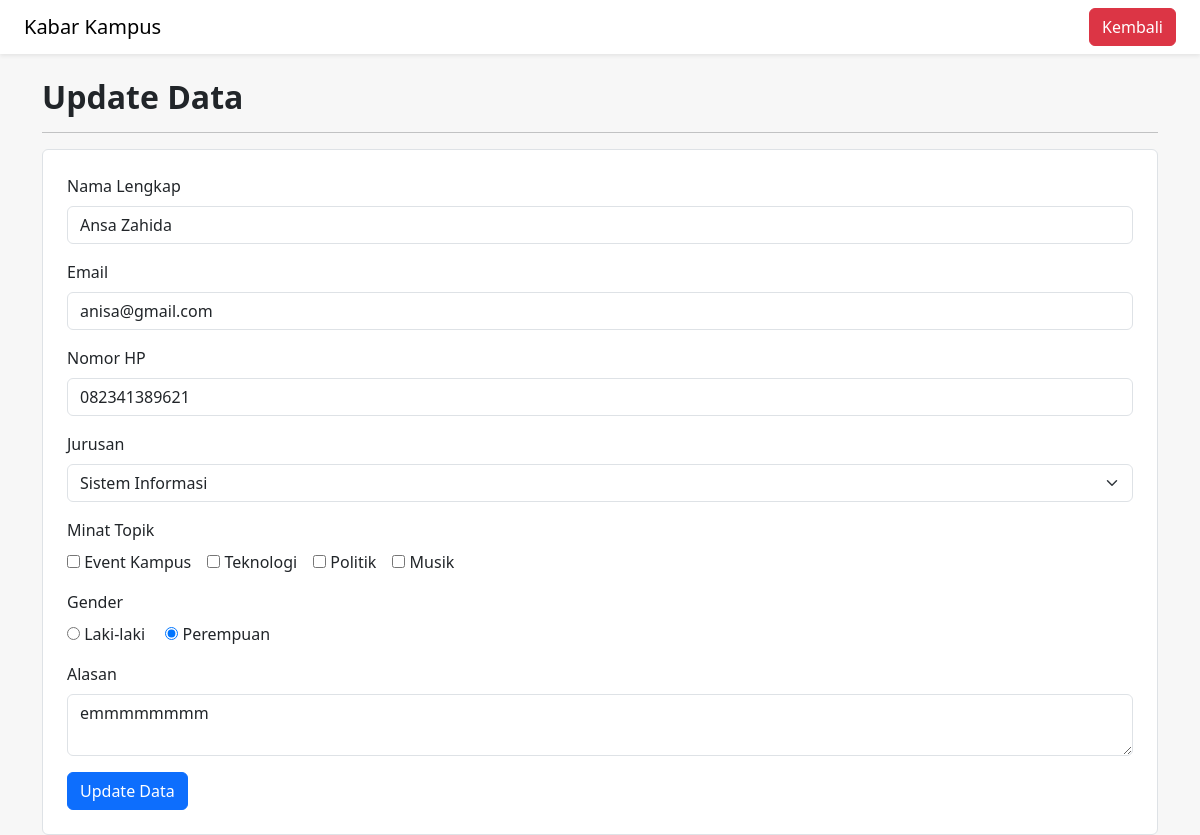
The page /edit.php?id=1 on the database its author committed.
### tables this page shows
CREATE TABLE `pendaftar` (
  `id` int(11) NOT NULL,
  `nama` varchar(100) NOT NULL,
  `email` varchar(100) NOT NULL,
  `no_hp` varchar(100) NOT NULL,
  `password` varchar(255) NOT NULL,
  `jurusan` varchar(100) NOT NULL,
  `minat_topik` varchar(255) NOT NULL,
  `gender` varchar(100) NOT NULL,
  `alasan` text NOT NULL,
  `created_at` datetime DEFAULT current_timestamp()
);

### edit.php (the view, shortened to what this page needs)
<?php
require 'koneksi.php';
$id = $_GET['id'];
$data = mysqli_query($koneksi, "SELECT * FROM pendaftar WHERE id = $id");
$row = mysqli_fetch_assoc($data);
$minat_selected = explode(", ", $row['minat_topik']);
?>
<!DOCTYPE html>
<html lang="id">
<head>
    <link href="https://cdn.jsdelivr.net/npm/bootstrap@5.3.0/dist/css/bootstrap.min.css" rel="stylesheet">
</head>
<body style="background:#f7f7f7;">
<nav class="navbar navbar-light bg-white shadow-sm px-4 mb-4">
    <span class="navbar-brand mb-0 h4">Kabar Kampus</span>
    <a href="index.php" class="btn btn-danger">Kembali</a>
</nav>
<div class="container mt-3">
    <h2 class="fw-bold">Update Data</h2>
    <hr>
    <form action="dit_proses.php" method="POST" class="bg-white p-4 border rounded">
        <label class="form-label">Nama Lengkap</label>
        <input type="text" name="nama" class="form-control mb-3" value="<?= $row['nama']; ?>" required>
        <label class="form-label">Email</label>
        <input type="email" name="email" class="form-control mb-3" value="<?= $row['email']; ?>" required>
        <label class="form-label">Nomor HP</label>
        <input type="text" name="no_hp" class="form-control mb-3" value="<?= $row['no_hp']; ?>" required>
        <label class="form-label">Jurusan</label>
        <select name="jurusan" class="form-select mb-3">
            <option <?= ($row['jurusan']=="Sistem Informasi")?"selected":"" ?>>Sistem Informasi</option>
        </select>
        <label class="form-label">Minat Topik</label><br>
        <div class="mb-3">
            <?php
            $opsi = ["Event Kampus","Teknologi","Politik","Musik"];
            foreach($opsi as $item){
                $checked = in_array($item, $minat_selected) ? "checked" : "";
                echo "<label class='me-3'><input type='checkbox' name='minat_topik[]' value='$item' $checked> $item</label>";
            }
            ?>
        </div>
        <label class="form-label">Gender</label><br>
        <div class="mb-3">
            <label class="me-3"><input type="radio" name="gender" value="Laki-laki" <?= ($row['gender']=="Laki-laki")?"checked":"" ?>> Laki-laki</label>
            <label><input type="radio" name="gender" value="Perempuan" <?= ($row['gender']=="Perempuan")?"checked":"" ?>> Perempuan</label>
        </div>
        <label class="form-label">Alasan</label>
        <textarea name="alasan" class="form-control mb-3" required><?= $row['alasan']; ?></textarea>
        <button class="btn btn-primary">Update Data</button>
    </form>
</div>
</body>
</html>

### rows shown on the page
pendaftar: nama "Ansa Zahida", email "anisa@gmail.com", no_hp "082341389621", jurusan "Sistem Informasi", gender "☐ Laki-laki", gender "☑ Perempuan", alasan "emmmmmmmm"

### other values the page prints
$item "Event Kampus"
$item "Teknologi"
$item "Politik"
$item "Musik"
